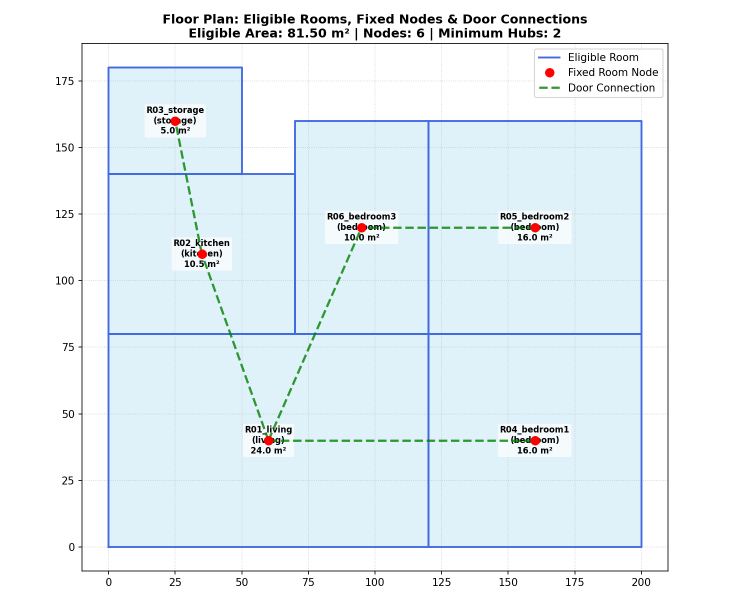
#> input picture floor_plan_phase1.png, 1500 x 1200 px (shown at 1/2 size)
$ python -i image_import.py   (imports and definitions only)
#> lines starting #> are read from the running program, lines starting #| are printed output that depends on the picture; after the words box and inside, x2 and y2 are one past the last pixel; in counts of white or black regions, pixels touching at a corner belong together
"""Floor-plan picture → ResPlan-style plan dict (for the web UI's photo import).

Classic image processing only (OpenCV), no learned model:

  1. Walls     pixels close to the wall colour. The colour is either the one the
               user clicked, or chosen automatically: among the image's dominant
               colours, the one whose pixels enclose the most room-sized regions.
  2. Doors     gaps in straight walls up to about one door wide are bridged with
               horizontal and vertical closing. A bridged gap between two rooms is
               a door; one between a room and the outside is a window/entrance.
  3. Rooms     regions fully enclosed by walls + bridged gaps; the region touching
               the image border is the outside. Specks (text, furniture) are removed.
  4. Scale     from the doors (a typical interior door is ~0.85 m wide), or from
               the total floor area the user types in.
  5. Types     guessed from size (largest = living); the user confirms them.

Pixel polygons are flipped (image y points down) and returned in pixel units;
build_plan derives metres from `inner` and `area` exactly as for ResPlan data.
"""
from __future__ import annotations

import cv2
import numpy as np
import shapely
from shapely.geometry import MultiPolygon, Polygon
from shapely.ops import unary_union

MAX_SIDE = 1100            # working resolution (longest side, px)
DOOR_M = 0.85              # assumed interior door width for the automatic scale
GAP_M = 3.0                # gaps in a wall up to this wide are bridged (doors, windows, narrow openings)
ELIGIBLE_TYPES = ("living", "bedroom", "kitchen", "storage")
ROOM_TYPES = ELIGIBLE_TYPES + ("bathroom", "balcony", "other")


# [9 lines left out: function load_image, not called in this run]


# ------------------------------------------------------------------ masks
def _colour_mask(img, rgb, tol=48.0):
    lab = cv2.cvtColor(img, cv2.COLOR_BGR2LAB).astype(np.float32)
    ref = cv2.cvtColor(np.uint8([[rgb[::-1]]]), cv2.COLOR_BGR2LAB).astype(np.float32)[0, 0]
    return (np.linalg.norm(lab - ref, axis=2) < tol).astype(np.uint8)


def _clean(mask, min_px):
    n, lab, stats, _ = cv2.connectedComponentsWithStats(mask, connectivity=8)
    keep = np.zeros(n, bool)
    keep[1:] = stats[1:, cv2.CC_STAT_AREA] >= min_px
    return keep[lab].astype(np.uint8)


def wall_thickness(wall) -> float:
    if not wall.any():
        return 4.0
    dist = cv2.distanceTransform(wall, cv2.DIST_L2, 3)
    return float(np.clip(2.1 * np.percentile(dist[wall > 0], 95), 2, 40))


def _extend_rows(wall, out, gap_px, min_run):
    """For every row: a run of wall pixels at least min_run long is part of a
    horizontal wall bar; if the next wall pixel along the row is at most
    gap_px away, fill the gap (a door, window or wall-to-wall joint)."""
    for y in range(wall.shape[0]):
        d = np.diff(np.concatenate(([0], wall[y], [0])).astype(np.int8))
        starts, ends = np.flatnonzero(d == 1), np.flatnonzero(d == -1)
        if len(starts) < 2:
            continue
        long = (ends - starts) >= min_run
        for i in range(len(starts) - 1):
            if (long[i] or long[i + 1]) and starts[i + 1] - ends[i] <= gap_px:
                out[y, ends[i]:starts[i + 1]] = 1


def _bridge(wall, gap_px, thick=None):
    """Close gaps in straight walls up to gap_px long by extending the ends of
    wall bars along their own direction until they meet another wall. Rooms
    are never filled: only the rows (columns) of a horizontal (vertical) bar
    are extended, so every bridge is exactly as thick as the wall."""
    thick = thick or wall_thickness(wall)
    min_run = max(int(2.2 * thick), 6)
    out = wall.copy()
    _extend_rows(wall, out, gap_px, min_run)
    _extend_rows(wall.T, out.T, gap_px, min_run)
    return out


def _regions(closed, min_px):
    """Label the non-wall area: 0 = wall/gap, -1 = outside, 1..n = rooms."""
    free = (closed == 0).astype(np.uint8)
    n, lab = cv2.connectedComponents(free, connectivity=4)
    border = set(np.unique(np.concatenate([lab[0], lab[-1], lab[:, 0], lab[:, -1]]))) - {0}
    out = np.zeros_like(lab)
    k = 0
    areas = np.bincount(lab.ravel(), minlength=n)
    for i in range(1, n):
        if i in border:
            out[lab == i] = -1
        elif areas[i] >= min_px:
            k += 1
            out[lab == i] = k
    return out, k


def _dominant_colours(img, k=6):
    px = img.reshape(-1, 3).astype(np.float32)
    px = px[np.random.default_rng(0).choice(len(px), min(len(px), 40000), replace=False)]
    _, labels, centres = cv2.kmeans(px, k, None, (cv2.TERM_CRITERIA_EPS + cv2.TERM_CRITERIA_MAX_ITER, 30, 0.5),
                                    3, cv2.KMEANS_PP_CENTERS)
    order = np.argsort(-np.bincount(labels.ravel(), minlength=k))
    return [tuple(int(c) for c in centres[i][::-1]) for i in order]       # RGB


def _wall_mask(img, rgb):
    h, w = img.shape[:2]
    return _clean(_colour_mask(img, rgb), max(30, int(h * w * 4e-4)))


def auto_wall_colour(img) -> tuple[int, int, int]:
    h, w = img.shape[:2]
    best, best_score = None, -1.0
    for rgb in _dominant_colours(img):
        m = _wall_mask(img, rgb)
        share = m.mean()
        if share < 0.01 or share > 0.45:          # walls are a thin network, not the background
            continue
        closed = _bridge(m, 0.14 * max(h, w))
        reg, k = _regions(closed, int(h * w * 0.003))
        score = k + 0.001 * (1 - share)
        if score > best_score:
            best, best_score = rgb, score
    if best is None:
        return (0, 0, 0)
    return best


# ------------------------------------------------------------------ vectorising
def _rectilinear(c: np.ndarray, snap=3.0) -> np.ndarray:
    c = c.astype(float)
    for i in range(1, len(c)):
        if abs(c[i, 0] - c[i - 1, 0]) <= snap:
            c[i, 0] = c[i - 1, 0]
        if abs(c[i, 1] - c[i - 1, 1]) <= snap:
            c[i, 1] = c[i - 1, 1]
    return c


def _polys(mask: np.ndarray, H: int, eps=1.6) -> list[Polygon]:
    cs, hier = cv2.findContours(mask.astype(np.uint8), cv2.RETR_CCOMP, cv2.CHAIN_APPROX_SIMPLE)
    if hier is None:
        return []
    hier = hier[0]
    out = []
    flip = lambda c: np.column_stack([c[:, 0], H - c[:, 1]])
    for i, c in enumerate(cs):
        if hier[i][3] != -1:                          # a hole, handled with its parent
            continue
        shell = _rectilinear(cv2.approxPolyDP(c, eps, True).reshape(-1, 2))
        if len(shell) < 3:
            continue
        holes = []
        j = hier[i][2]
        while j != -1:
            hc = _rectilinear(cv2.approxPolyDP(cs[j], eps, True).reshape(-1, 2))
            if len(hc) >= 3:
                holes.append(flip(hc))
            j = hier[j][0]
        p = shapely.make_valid(Polygon(flip(shell), holes))
        for q in getattr(p, "geoms", [p]):
            if isinstance(q, Polygon) and q.area > 4:
                out.append(q)
    return out


def _multi(polys):
    polys = [p for p in polys if not p.is_empty]
    return MultiPolygon(polys) if polys else MultiPolygon()


OPEN_PASSAGE_M = 2.0       # a bridged gap wider than this joins a small fragment to its neighbour
FRAGMENT_M2 = 6.0          # ... when one side is smaller than this (a corridor cut off by a bridge)
MIN_ROOM_HALF_WIDTH_M = 0.4  # thinner regions (slivers cut off by a bridge) join a neighbour


def _gaps(reg, closed, wall):
    gaps = ((closed == 1) & (wall == 0)).astype(np.uint8)
    n, lab, st, _ = cv2.connectedComponentsWithStats(gaps, connectivity=8)
    ker = np.ones((5, 5), np.uint8)
    out = []
    for i in range(1, n):
        if st[i, cv2.CC_STAT_AREA] < 6:
            continue
        g = (lab == i).astype(np.uint8)
        around = np.unique(reg[cv2.dilate(g, ker) > 0])
        out.append({"mask": g, "rooms": [int(x) for x in around if x > 0], "outside": bool((around == -1).any()),
                    "long": float(max(st[i, cv2.CC_STAT_WIDTH], st[i, cv2.CC_STAT_HEIGHT])),
                    "px": int(st[i, cv2.CC_STAT_AREA])})
    return out


def _merge_regions(reg, closed, wall, px_per_m):
    """Undo over-splitting: rooms joined by a bridge wider than a door are one
    room (open passage), and slivers too thin for a device join the neighbour
    they share the most bridge with. Returns (relabelled regions, gaps)."""
    gaps = _gaps(reg, closed, wall)
    k = int(reg.max())
    parent = list(range(k + 1))
    find = lambda a: a if parent[a] == a else find(parent[a])
    absorbed = np.zeros_like(wall)
    area = np.bincount(np.clip(reg, 0, None).ravel(), minlength=k + 1) / px_per_m ** 2
    for g in gaps:
        if g["outside"] or len(g["rooms"]) < 2 or g["long"] < OPEN_PASSAGE_M * px_per_m:
            continue
        rs = sorted(g["rooms"], key=lambda r: area[r])
        if area[rs[0]] < FRAGMENT_M2:
            parent[find(rs[0])] = find(rs[-1])
            absorbed |= g["mask"]
    for r in range(1, k + 1):
        m = (reg == r).astype(np.uint8)
        if not m.any():
            continue
        if cv2.distanceTransform(m, cv2.DIST_L2, 3).max() >= MIN_ROOM_HALF_WIDTH_M * px_per_m:
            continue
        cand = [(g["px"], g) for g in gaps if r in g["rooms"] and len(g["rooms"]) >= 2 and not g["outside"]]
        if cand:
            g = max(cand, key=lambda t: t[0])[1]
            other = next(x for x in g["rooms"] if find(x) != find(r)) if any(find(x) != find(r) for x in g["rooms"]) else None
            if other is not None:
                parent[find(r)] = find(other)
                absorbed |= g["mask"]
    roots = sorted({find(r) for r in range(1, k + 1) if (reg == r).any()})
    new_id = {root: i + 1 for i, root in enumerate(roots)}
    out = np.where(reg > 0, 0, reg)
    for r in range(1, k + 1):
        out[reg == r] = new_id.get(find(r), 0)
    # absorbed bridges become floor of the merged room
    if absorbed.any():
        n, lab = cv2.connectedComponents(absorbed, connectivity=8)
        ker = np.ones((5, 5), np.uint8)
        for i in range(1, n):
            g = (lab == i).astype(np.uint8)
            around = [x for x in np.unique(out[cv2.dilate(g, ker) > 0]) if x > 0]
            if around:
                out[g > 0] = around[0]
    closed2 = closed.copy()
    closed2[out > 0] = 0
    return out, _gaps(out, closed2, wall)


# ------------------------------------------------------------------ main entry
def detect(img: np.ndarray, wall_rgb=None, area_m2: float | None = None) -> dict:
    """Detect walls, doors, windows and rooms. Returns pixel-space shapes plus
    the scale estimate, for the review dialog and for build_raw."""
    H, W = img.shape[:2]
    rgb = tuple(wall_rgb) if wall_rgb else auto_wall_colour(img)
    wall = _wall_mask(img, rgb)
    if wall.sum() == 0:
        raise ValueError("No walls found with that colour; click on a wall to pick its colour")

    thick = wall_thickness(wall)
    # first pass: the gap size (as a share of the picture) that encloses the most rooms
    best = None
    for f in (0.05, 0.08, 0.11, 0.14, 0.18, 0.22):
        r_, k_ = _regions(_bridge(wall, f * max(H, W), thick), int(H * W * 0.002))
        if best is None or k_ > best[2]:
            best = (f * max(H, W), r_, k_)
    gap, reg, k = best
    building_px = int((reg != -1).sum())
    px_per_m = None
    if area_m2:
        px_per_m = np.sqrt(building_px / float(area_m2))
    else:
        widths = _door_widths(wall, reg, gap, thick)
        if len(widths) >= 2:
            px_per_m = float(np.median(widths)) / DOOR_M
    if px_per_m:
        gap = max(gap, GAP_M * px_per_m)
        reg, k = _regions(_bridge(wall, gap, thick), int(max(0.8 * px_per_m ** 2, H * W * 0.0008)))

    closed = _bridge(wall, gap, thick)
    reg, gap_info = _merge_regions(reg, closed, wall, px_per_m or np.sqrt((reg != -1).sum() / 100.0))
    if not area_m2:
        widths = [g["long"] for g in gap_info if len(g["rooms"]) >= 2 and not g["outside"]]
        if len(widths) >= 2:
            px_per_m = float(np.percentile(widths, 35)) / DOOR_M
    doors = [g["mask"] for g in gap_info if len(g["rooms"]) >= 2 and not g["outside"]]
    windows = [g["mask"] for g in gap_info if g["outside"] and g["rooms"]]
    k = int(reg.max())

    building = (reg != -1).astype(np.uint8)
    if not px_per_m:                                  # no doors and no area: assume a 100 m² flat
        px_per_m = np.sqrt(building.sum() / 100.0)
    rooms = []
    for i in range(1, k + 1):
        m = (reg == i).astype(np.uint8)
        polys = _polys(m, H)
        if not polys:
            continue
        geom = unary_union(polys)
        ys, xs = np.nonzero(m)
        rooms.append({"geom": geom, "area_m2": float(m.sum()) / px_per_m ** 2,
                      "label_xy": [float(np.median(xs)), float(H - np.median(ys))]})
    rooms.sort(key=lambda r: -r["area_m2"])
    for j, r in enumerate(rooms):                     # first guess; the user confirms
        a = r["area_m2"]
        r["type"] = "living" if j == 0 else ("storage" if a < 2.5 else ("bathroom" if a < 5.0 else "bedroom"))
    wall_px = thick
    return {
        "size": [W, H], "wall_rgb": list(rgb), "px_per_m": float(px_per_m),
        "scale_from": "area" if area_m2 else ("doors" if len(doors) >= 2 else "assumed 100 m²"),
        "total_area_m2": float(building.sum()) / px_per_m ** 2,
        "walls": _multi(_polys(wall, H)), "doors": _multi([q for g in doors for q in _polys(g, H, 1.0)]),
        "windows": _multi([q for g in windows for q in _polys(g, H, 1.0)]),
        "inner": unary_union(_polys(building, H)), "rooms": rooms, "wall_px": wall_px,
    }


def _door_widths(wall, reg, gap, thick) -> list[float]:
    """Widths (px) of gaps between two rooms: the long side of each bridged gap."""
    closed = _bridge(wall, gap, thick)
    gaps = ((closed == 1) & (wall == 0)).astype(np.uint8)
    n, lab, stats, _ = cv2.connectedComponentsWithStats(gaps, connectivity=8)
    ker = np.ones((5, 5), np.uint8)
    out = []
    for i in range(1, n):
        w, h = stats[i, cv2.CC_STAT_WIDTH], stats[i, cv2.CC_STAT_HEIGHT]
        if stats[i, cv2.CC_STAT_AREA] < 6:
            continue
        g = (lab == i).astype(np.uint8)
        around = set(np.unique(reg[cv2.dilate(g, ker) > 0])) - {0, -1}
        if len(around) >= 2:
            out.append(float(max(w, h)))
    return out


# [42 lines left out: functions build_raw, preview, not called in this run]

>>> import cv2
>>> picture = cv2.imread('../floor_plan_phase1.png')
#> picture is the input picture: shape (1200, 1500, 3); mean B, G, R 245.8, 241.1, 231.8
>>> result = detect(picture)
#> in _dominant_colours, `order = np.argsort(-np.bincount(labels.ravel(), minlength=k))`: order = [3, 0, 1, 2, 4, 5]
#> the loop in auto_wall_colour, `for rgb in _dominant_colours(img):` made 6 passes
#> (share, thick in _bridge, k, score) on pass 4: (0.015, 4.01, 7, 7)
#> pass 1, in _clean, `n, lab, stats, _ = cv2.connectedComponentsWithStats(mask, connectivity..`:
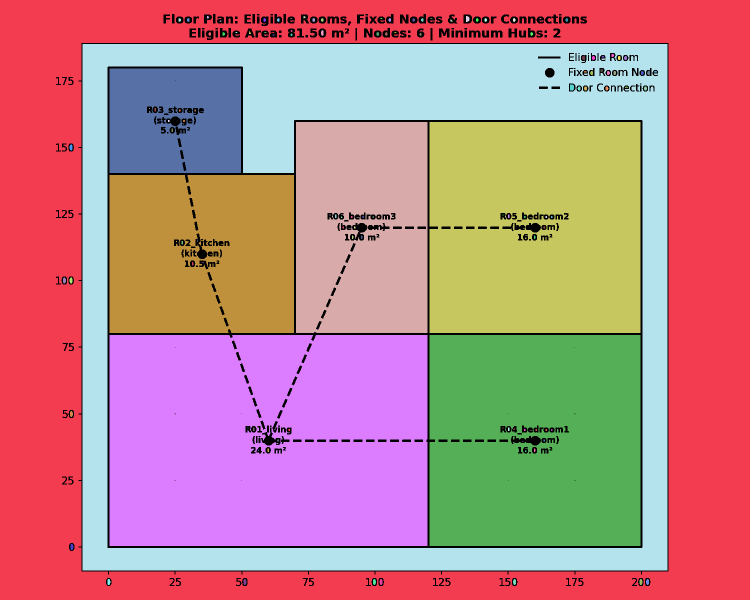
#> lab: shape (1200, 1500) int32 (shown at 1/2 size); 128 distinct labels, from 0 to 127; one colour per label, 0 black
#> pass 1, in auto_wall_colour, `m = _wall_mask(img, rgb)`:
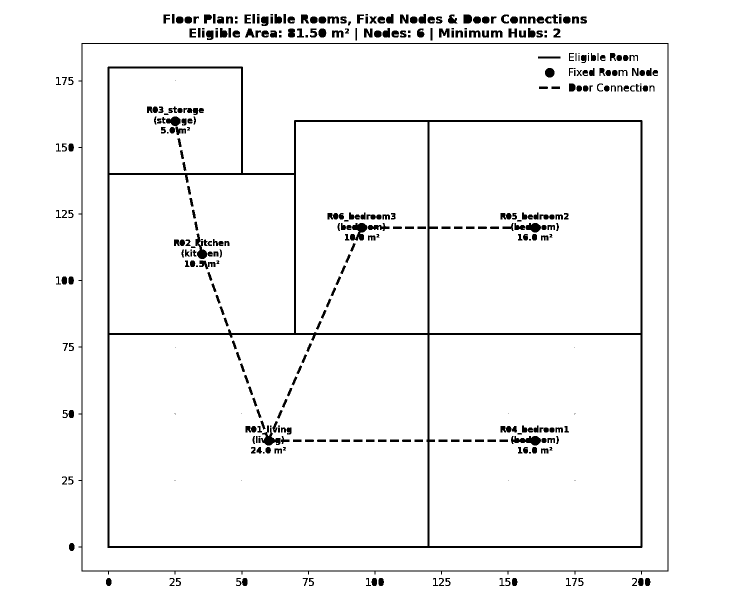
#> m: shape (1200, 1500) (shown at 1/2 size); values 0 (black) and 1 (white), 95.7% white; 392 black regions (33 under 20 px), largest, box (x1, y1, x2, y2) and area: (215, 133, 1285, 1096) 27341, (157, 86, 1337, 1149) 9112, (700, 446, 735, 481) 738
#> after the loop in auto_wall_colour, `for rgb in _dominant_colours(img):`:
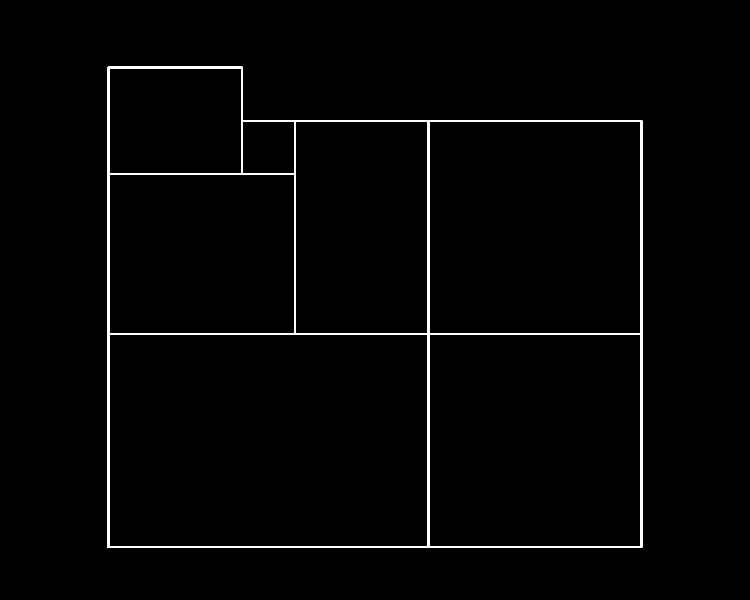
#> closed: shape (1200, 1500) (shown at 1/2 size); values 0 (black) and 1 (white), 1.5% white; 1 white region, box (x1, y1, x2, y2) and area: (215, 133, 1285, 1096) 27392
#> after the loop in auto_wall_colour, `for rgb in _dominant_colours(img):`: best_score = 7
#> in detect, `rgb = tuple(wall_rgb) if wall_rgb else auto_wall_colour(img)`: rgb = (71, 110, 225)
#> in detect, `thick = wall_thickness(wall)`: thick = 4.01
#> the loop in detect, `for f in (0.05, 0.08, 0.11, 0.14, 0.18, 0.22):` made 6 passes
#> (n in _regions, k_) on passes 1 to 6: (8, 6), (9, 7), (9, 7), (9, 7), (10, 8), (11, 9)
#> pass 1, in _regions (call 2), `n, lab = cv2.connectedComponents(free, connectivity=4)`:
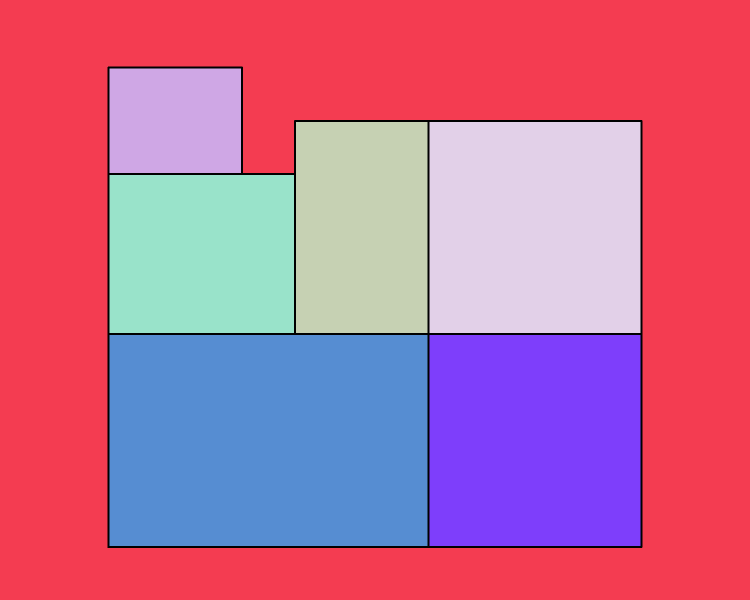
#> lab: shape (1200, 1500) int32 (shown at 1/2 size); 8 distinct labels, from 0 to 7; one colour per label, 0 black
#> pass 1, in detect, `r_, k_ = _regions(_bridge(wall, f * max(H, W), thick), int(H * W * 0.0..`:
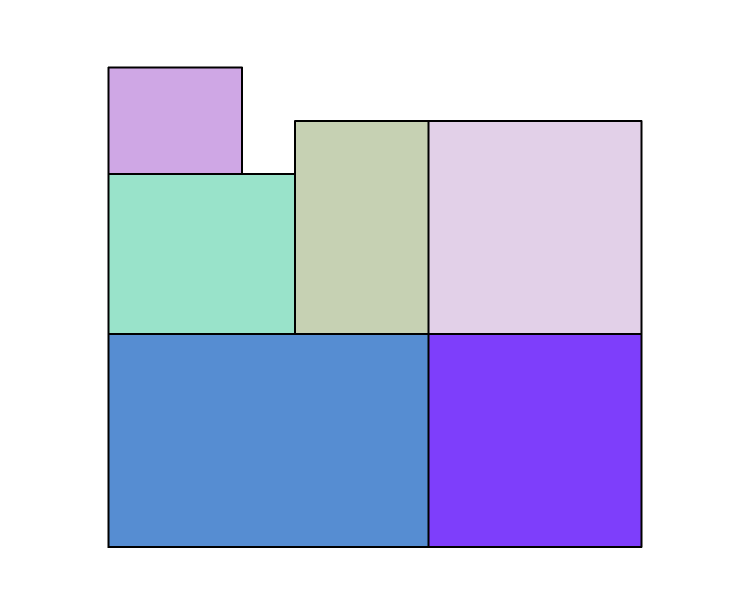
#> r_: shape (1200, 1500) int32 (shown at 1/2 size); 8 distinct labels, from -1 to 6; one colour per label, 0 black, -1 white
#> in detect, `gap, reg, k = best`:
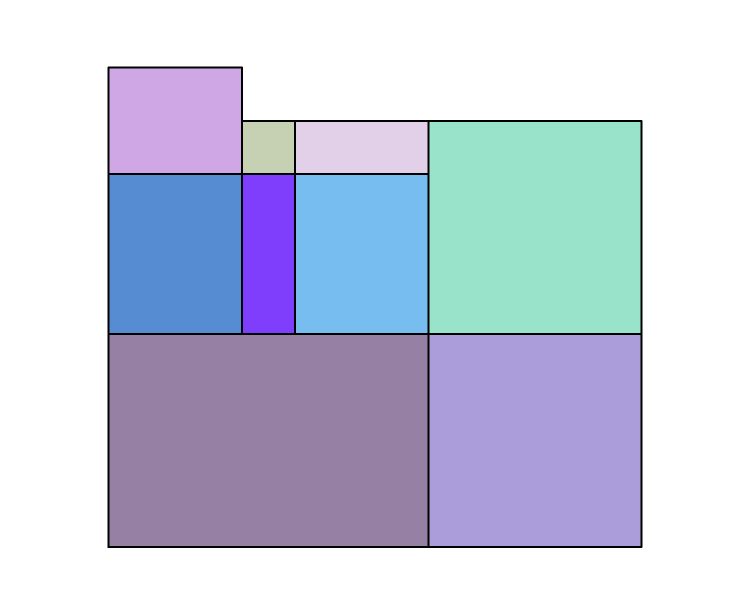
#> reg: shape (1200, 1500) int32 (shown at 1/2 size); 11 distinct labels, from -1 to 9; one colour per label, 0 black, -1 white
#> in detect, `gap, reg, k = best`: gap = 330; k = 9
#> in detect, `building_px = int((reg != -1).sum())`: building_px = 944913
#> in _door_widths, `n, lab, stats, _ = cv2.connectedComponentsWithStats(gaps, connectivity..`: n = 8; stats = [[0, 0, 1500, 1200, 1797208], [486, 240, 103, 4, 409], [592, 346, 263, 4, 1052], [370, 348, 4, 2, 7], [482, 350, 4, 316, 1264], [458, 666, 6, 4, 20], [627, 666, 6, 4, 20], [855, 879, 4, 5, 20]]
#> the loop in _door_widths, `for i in range(1, n):` made 7 passes
#> (w, h) on passes 1 to 7: (103, 4), (263, 4), (4, 2), (4, 316), (6, 4), (6, 4), (4, 5)
#> after the loop in _door_widths, `for i in range(1, n):`: out = [263, 316, 6, 6, 5]
#> in detect, `px_per_m = float(np.median(widths)) / DOOR_M`: px_per_m = 7.06
#> in _regions (call 8), `free = (closed == 0).astype(np.uint8)`:
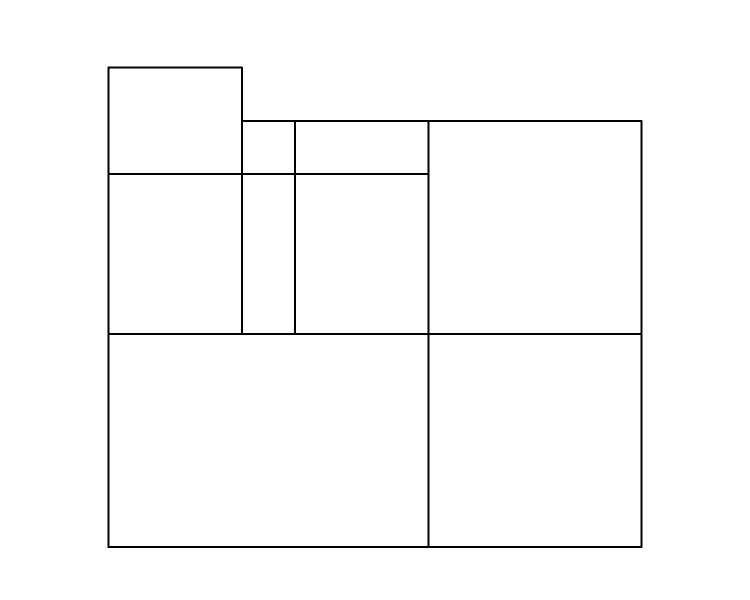
#> free: shape (1200, 1500) (shown at 1/2 size); values 0 (black) and 1 (white), 98.3% white; 1 black region, box (x1, y1, x2, y2) and area: (215, 133, 1285, 1096) 29708
#> (the rest of the program and of its run is left out)
